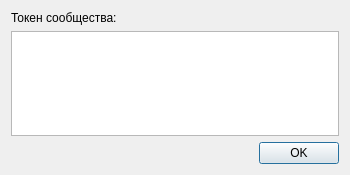
<?xml version="1.0" encoding="UTF-8"?>
<ui version="4.0">
 <class>DialogToken</class>
 <widget class="QDialog" name="DialogToken">
  <property name="geometry">
   <rect>
    <x>0</x>
    <y>0</y>
    <width>350</width>
    <height>175</height>
   </rect>
  </property>
  <property name="minimumSize">
   <size>
    <width>350</width>
    <height>175</height>
   </size>
  </property>
  <property name="maximumSize">
   <size>
    <width>350</width>
    <height>175</height>
   </size>
  </property>
  <property name="windowTitle">
   <string>Токен сообщества</string>
  </property>
  <layout class="QGridLayout" name="gridLayout">
   <item row="2" column="0">
    <widget class="QDialogButtonBox" name="buttonBox">
     <property name="maximumSize">
      <size>
       <width>332</width>
       <height>25</height>
      </size>
     </property>
     <property name="orientation">
      <enum>Qt::Horizontal</enum>
     </property>
     <property name="standardButtons">
      <set>QDialogButtonBox::Ok</set>
     </property>
    </widget>
   </item>
   <item row="1" column="0">
    <widget class="QPlainTextEdit" name="pteToken">
     <property name="readOnly">
      <bool>true</bool>
     </property>
    </widget>
   </item>
   <item row="0" column="0">
    <widget class="QLabel" name="label">
     <property name="text">
      <string>Токен сообщества:</string>
     </property>
    </widget>
   </item>
  </layout>
 </widget>
 <resources/>
 <connections>
  <connection>
   <sender>buttonBox</sender>
   <signal>accepted()</signal>
   <receiver>DialogToken</receiver>
   <slot>accept()</slot>
   <hints>
    <hint type="sourcelabel">
     <x>248</x>
     <y>254</y>
    </hint>
    <hint type="destinationlabel">
     <x>157</x>
     <y>274</y>
    </hint>
   </hints>
  </connection>
  <connection>
   <sender>buttonBox</sender>
   <signal>rejected()</signal>
   <receiver>DialogToken</receiver>
   <slot>reject()</slot>
   <hints>
    <hint type="sourcelabel">
     <x>316</x>
     <y>260</y>
    </hint>
    <hint type="destinationlabel">
     <x>286</x>
     <y>274</y>
    </hint>
   </hints>
  </connection>
 </connections>
</ui>
